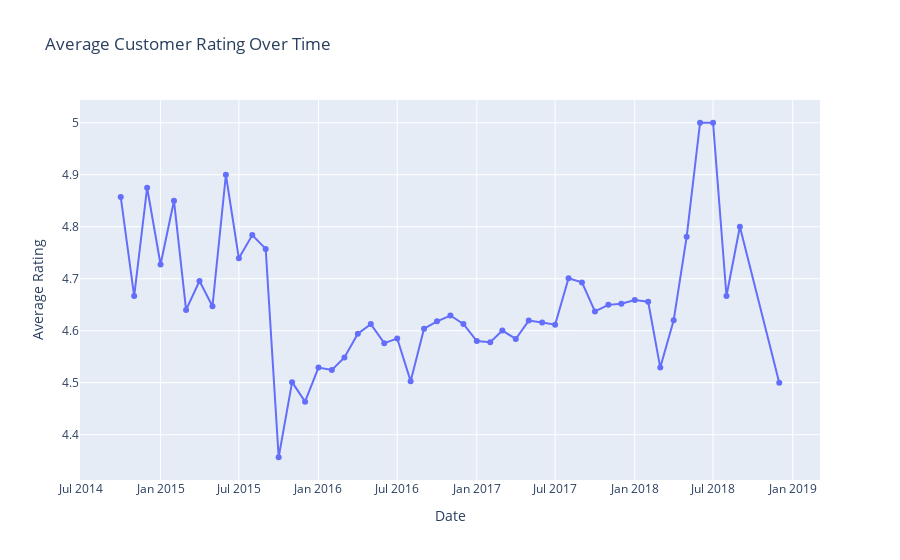

Notebook source saved alongside this figure:
### Markdown cell above
#### Fig2. Average Customer Rating Over Time

### Code cell
df_cleaned['reviews.date'] = pd.to_datetime(df_cleaned['reviews.date'])

df_cleaned['month_year'] = df_cleaned['reviews.date'].dt.tz_localize(None).dt.to_period('M')
monthly_ratings = df_cleaned.groupby('month_year')['reviews.rating'].mean().reset_index()
monthly_ratings = monthly_ratings.sort_values('month_year')

monthly_ratings['month_year'] = monthly_ratings['month_year'].dt.to_timestamp()

fig2 = go.Figure(data=[go.Scatter(x=monthly_ratings['month_year'], y=monthly_ratings['reviews.rating'], mode='lines+markers')])

fig2.update_layout(
    title='Average Customer Rating Over Time',
    xaxis_title='Date',
    yaxis_title='Average Rating'
)

fig2.show()
